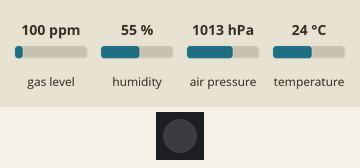
This sketch was run on a simulated ESP32. Shown: 1 RGB LEDs in strip order, left to right. The inputs (shaded band) are chosen by the test bench; at power-on: gas level 100 ppm, humidity 55 %, air pressure 1013 hPa, temperature 24 °C. Dim RGB values are drawn brighter than linear; WiFi joins after 1.5 s; servers stay silent unless stated; no MQTT or app messages arrive unless stated; what the sketch prints to the serial monitor is not drawn.

Above: at 0.1 s.
At 1.6 s:
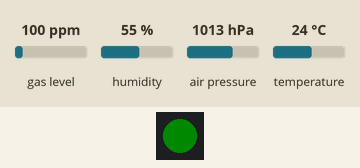
Timing chart, 0 to 4.2 s (numbered marks = the images above):
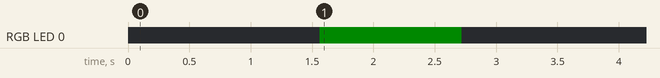

Measured:
- by itself, RGB LED 0: off → RGB(0, 10, 0) at 1.6 s, → off 1.2 s later

The sketch:

Frosti.ino
```cpp
#include <WiFi.h>
#include <PubSubClient.h>
#include <Adafruit_NeoPixel.h>
#include "Adafruit_BME680.h"

#define NUMPIXELS        1
#define PIN_NEOPIXEL     39 //GPIO 39
#define NEOPIXEL_POWER   38 //GPIO 38

#define BME_SCL          18 //GPIO 18
#define BME_SDA          17 //GPIO 17


// WiFi credentials
const char* ssid = "";
const char* password = "";

// MQTT Server
const char* mqtt_server = "";

WiFiClient espClient;
PubSubClient client(espClient);

TwoWire bmeWire = TwoWire(0);
Adafruit_BME680 bme(&bmeWire);

Adafruit_NeoPixel pixels(NUMPIXELS, PIN_NEOPIXEL, NEO_GRB + NEO_KHZ800);

#define SEALEVELPRESSURE_HPA (1013.25)

void setup_wifi() {
  delay(10);
  Serial.println("Connecting to WiFi...");
  WiFi.begin(ssid, password);

  while (WiFi.status() != WL_CONNECTED) {
     // set color red if we cant connect to wifi
    pixels.fill(0xFF0000);
    pixels.show();
    delay(500);
    Serial.print(".");
  }

  pixels.fill(0xFFDD00); //yellow
  pixels.show();

  Serial.println("WiFi connected");
  Serial.println("IP address: ");
  Serial.println(WiFi.localIP());
}

void reconnect() {
  // Loop until we're reconnected
  while (!client.connected()) {
    Serial.print("Attempting MQTT connection...");
    // Attempt to connect
    if (client.connect("ESP32Client")) {
      Serial.println("connected");

      // set color to green if can connect to mqtt
      pixels.fill(0x00FF00);
      pixels.show();
    } else {
      Serial.print("failed, rc=");
      Serial.print(client.state());
      Serial.println(" try again in 5 seconds");

      // set color to yellow if cant connect to mqtt
      pixels.fill(0xFFDD00); //yellow
      pixels.show();
      // Wait 5 seconds before retrying
      delay(5000);
    }
  }
}

void setup() {
  Serial.begin(115200);

  // BME Sensor setup
  bmeWire.begin(BME_SDA, BME_SCL);
  if (!bme.begin()) {
    Serial.println("Could not find a valid BME680 sensor, check wiring!");
    while (1);
  }
  // Set up oversampling and filter initialization
  bme.setTemperatureOversampling(BME680_OS_8X);
  bme.setHumidityOversampling(BME680_OS_2X);
  bme.setPressureOversampling(BME680_OS_4X);
  bme.setIIRFilterSize(BME680_FILTER_SIZE_3);
  bme.setGasHeater(320, 150); // 320*C for 150 ms

  pinMode(NEOPIXEL_POWER, OUTPUT);
  digitalWrite(NEOPIXEL_POWER, HIGH);
  pixels.setBrightness(10); // not so bright

  setup_wifi();
  client.setServer(mqtt_server, 1883);

  pixels.begin(); // INITIALIZE NeoPixel strip object (REQUIRED)
}

void loop() {
  if (!client.connected()) {
    reconnect();
  }
  client.loop();

  // Section for readings
  // Tell BME680 to begin measurement.
  unsigned long endTime = bme.beginReading();
  if (endTime == 0) {
    Serial.println(F("Failed to begin reading :("));
    return;
  }
  if (!bme.endReading()) {
    Serial.println(F("Failed to complete reading :("));
    return;
  }

  // Temperature in C
  client.publish("frosti/temperature", String(bme.temperature).c_str());

  // Pressure in hPa
  float pressure = bme.pressure / 100.0;
  client.publish("frosti/pressure", String(pressure).c_str());

  // Humidity in %
  float humidity = bme.humidity;
  client.publish("frosti/humidity", String(humidity).c_str());

  // Gas in Kohms
  float gas = bme.gas_resistance / 1000.0;
  client.publish("frosti/gas", String(gas).c_str());

  // Altitude in meters
  float altitude = bme.readAltitude(SEALEVELPRESSURE_HPA);
  client.publish("frosti/altitude", String(altitude).c_str());

  delay(1000);
  // set pixel to black after first run
  pixels.fill(0x000000);
  pixels.show();
}
```
